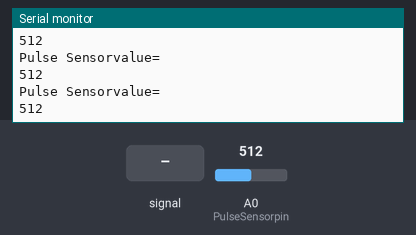
The sketch below on a simulated ESP8266 (NodeMCU). Shown: the last lines printed to the serial monitor. The test bench sets the inputs (shaded band); at power-on: A0 (PulseSensorpin) = 512. WiFi joins after 1.5 s; servers stay silent unless stated.

Above: at 1.2 s.
1.3 s: A0 (PulseSensorpin) fed a 200 Hz sine of ±81 counts around its level
At 1.87 s:
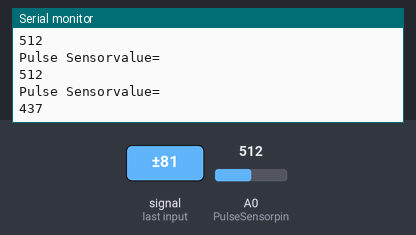
2.8 s: A0 (PulseSensorpin) set to 716
At 3.07 s:
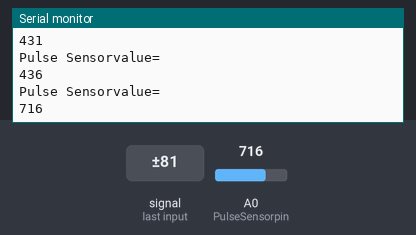
4.3 s: A0 (PulseSensorpin) fed a 1000 Hz sine of ±255 counts around its level
At 4.67 s:
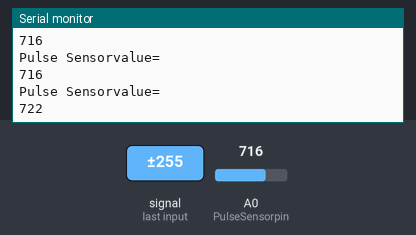
5.8 s: A0 (PulseSensorpin) set to 900
At 5.87 s:
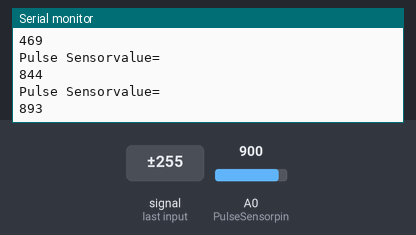
Timing chart, 0 to 8.3 s (numbered marks = the images above; inputs shaded):
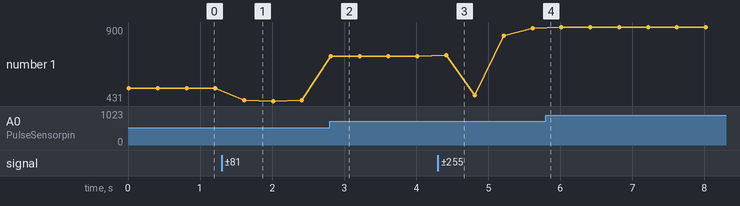

Measured:
- after the input at 1.3 s, the serial monitor: prints a new line after 0.31 s (image 1)
- after the input at 2.8 s, the serial monitor: prints a new line at once (image 2)
- after the input at 4.3 s, the serial monitor: prints a new line after 0.12 s (image 3)
- plotted number 1: 512 → 436 after the input at 1.3 s, 436 → 716 after the input at 2.8 s, 716 → 893 after the input at 4.3 s, 893 → 900 after the input at 5.8 s

The sketch:

iotproject.ino
```cpp
// Interfacing the Pulse sensior
#include <ESP8266WiFi.h>;
#include <WiFiClient.h>;
#include <ThingSpeak.h>;

const char* ssid = "Lieutenant S"; //Your Network SSID
const char* password = "syaoran13"; //Your Network Password

int val;
int PulseSensorpin = A0; //Pulse Sensor Pin Connected at A0 Pin
WiFiClient client;

unsigned long myChannelNumber = 1854864 ; //Your Channel Number (Without Brackets)
const char * myWriteAPIKey = "LP1WLKXFXCQKKF2K"; //Your Write API Key

void setup()
{
 Serial.begin(9600);
 delay(10);
  // Connect to WiFi network
  WiFi.begin(ssid, password);
  ThingSpeak.begin(client);
}

void loop()
{
  val = analogRead(PulseSensorpin); //Read Analog values and Store in val variable
  Serial.println("Pulse Sensorvalue=  "); // Start Printing on Pulse sensor value on LCD
  Serial.println(val); // Start Printing on Pulse sensor value on LCD
  delay(100);
  ThingSpeak.writeField(myChannelNumber, 1,val, myWriteAPIKey); //Update in ThingSpeak
}
```
